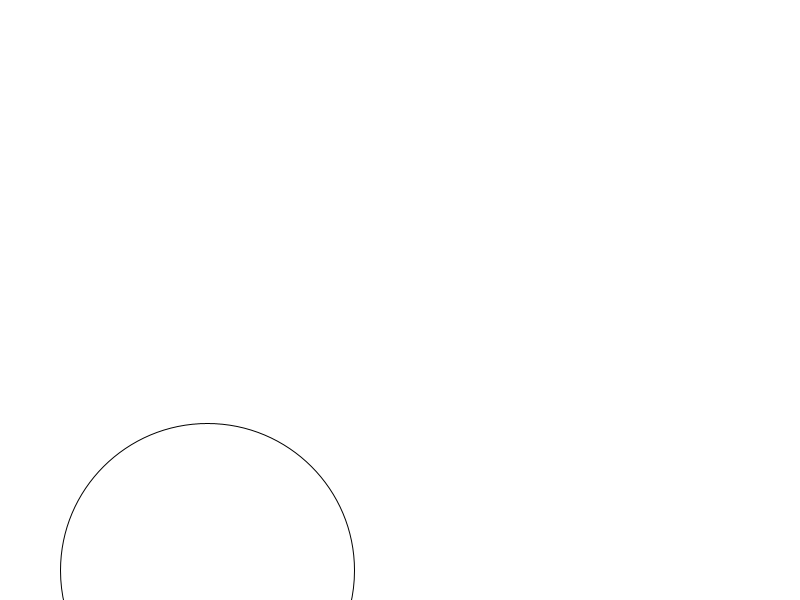
Frame 1 (no input)
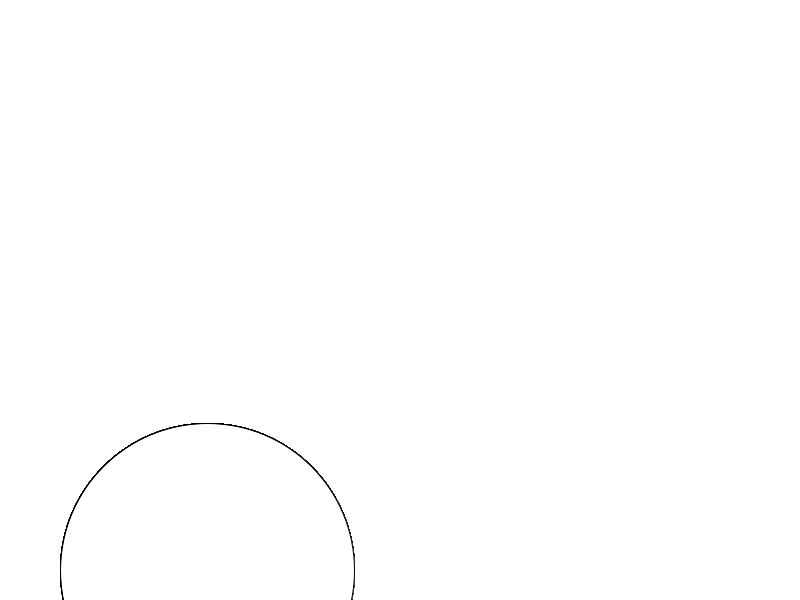
Frame 60 (the mouse pressed at the canvas centre just before this capture)
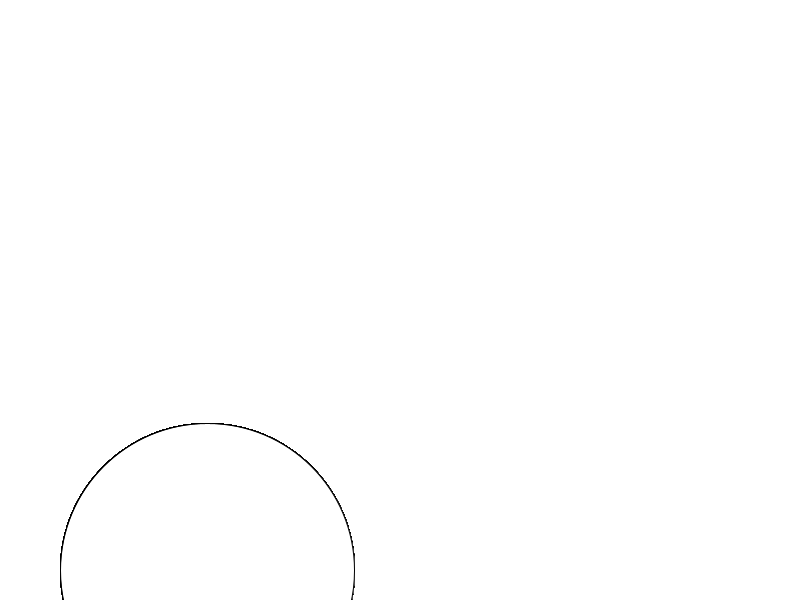
Frame 120 (the mouse held since frame 60 and released just before this capture)

The Processing sketch that drew these frames (run headless with seeded random() and noise(); from frame 60 on, the mouse is pressed at the canvas centre):

// Processing sketch: Funciones
// ── Funciones.pde

float posicionX;
float posicionY;
float r;

void setup() {
  size(800, 600);
  background(255);

  r = random(100, 400);
  posicionX = random(width);
  posicionY = random(height);
}

void draw() {
  if (hayColision(posicionX, posicionY, r)) {
    fill(#6E15AF);
  } else {
    fill(255);
  }
  circle(posicionX, posicionY, r);
}

// ── Funcion.pde
boolean hayColision(float x, float y, float r) {
r = r /2;

  float d = dist(mouseX, mouseY, x, y);

  if (d > r) {
    return false;
  } else {
    return true;
  }
}
